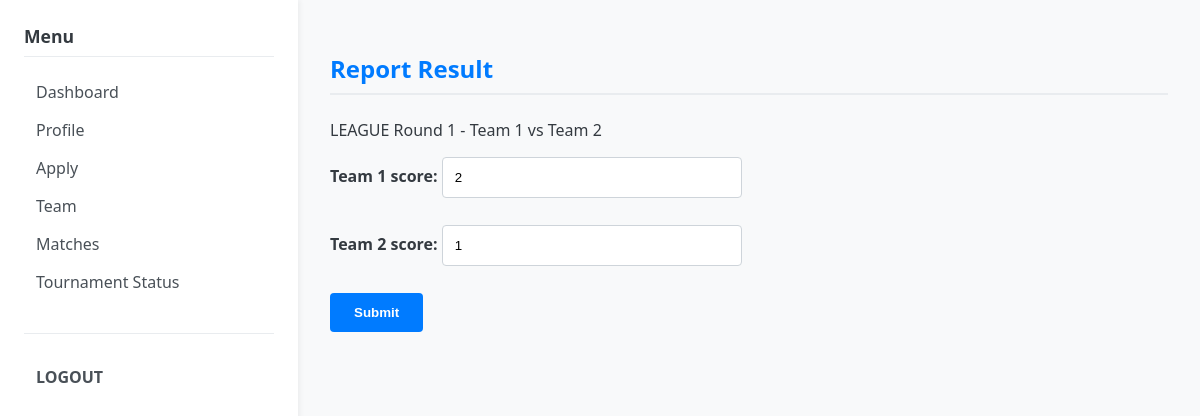
Page /user/matches/1/report (signed in) on the earlier database version.
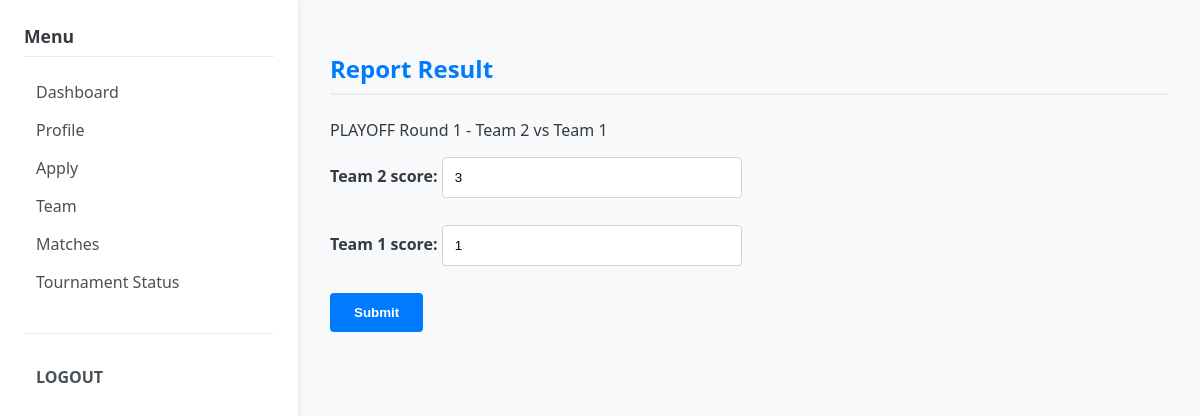
Same page on the later database version.
### models.py (models this page shows)
class Match(db.Model):
    __tablename__ = "matches"
    id = db.Column(db.Integer, primary_key=True)
    tournament_id = db.Column(db.Integer, db.ForeignKey("tournaments.id"), nullable=False)
    stage = db.Column(db.String(16), default="LEAGUE")  # LEAGUE / PLAYOFF / FINAL
    round_no = db.Column(db.Integer)    # 라운드 번호(1,2,3,...)
    match_no = db.Column(db.Integer)    # 해당 라운드 내 경기 번호
    team1_id = db.Column(db.Integer, db.ForeignKey("teams.id"), nullable=False)
    team2_id = db.Column(db.Integer, db.ForeignKey("teams.id"), nullable=False)
    scheduled_at = db.Column(db.DateTime)
    status = db.Column(db.String(16), default="SCHEDULED")  # SCHEDULED / DONE
    team1_score = db.Column(db.Integer)
    team2_score = db.Column(db.Integer)
    winner_team_id = db.Column(db.Integer, db.ForeignKey("teams.id"))
    tournament = db.relationship("Tournament")
    team1 = db.relationship("Team", foreign_keys=[team1_id])
    team2 = db.relationship("Team", foreign_keys=[team2_id])
    winner_team = db.relationship("Team", foreign_keys=[winner_team_id])

class Team(db.Model):
    __tablename__ = "teams"
    id = db.Column(db.Integer, primary_key=True)
    name = db.Column(db.String(64), nullable=False)
    tournament_id = db.Column(db.Integer, db.ForeignKey("tournaments.id"), nullable=False)
    captain_user_id = db.Column(db.Integer, db.ForeignKey("users.id"))
    tournament = db.relationship("Tournament", back_populates="teams")
    members = db.relationship("TeamMember", back_populates="team")
    captain = db.relationship("User", foreign_keys=[captain_user_id])

### app.py (the view, shortened to what this page needs)
@app.route("/user/matches/<int:match_id>/report", methods=["GET", "POST"])
@login_required(role="USER")
def user_match_report(match_id):
    user = current_user()
    m = Match.query.get_or_404(match_id)
    tournament = Tournament.query.get(m.tournament_id)
    my_participant = Participant.query.filter_by(
        user_id=user.id, tournament_id=tournament.id
    ).first()
    if not my_participant or not my_participant.team_membership:
        flash("You are not in any team for this tournament.")
        return redirect(url_for("user_matches"))
    my_team = my_participant.team_membership.team
    if my_team.id not in (m.team1_id, m.team2_id):
        flash("You are not a player in this match.")
        return redirect(url_for("user_matches"))
    if my_team.captain_user_id != user.id:
        flash("Only the team captain can report results.")
        return redirect(url_for("user_matches"))
    return render_template("user/match_report.html", match=m)

### app.py (called while the page is built)
def current_user():
    user_id = session.get("user_id")
    if not user_id:
        return None
    user = User.query.get(user_id)
    return user

def login_required(role=None):
    def decorator(fn):
        from functools import wraps
        @wraps(fn)
        def wrapper(*args, **kwargs):
            user = current_user()
            active_role = session.get("role")
            if not user or not active_role:
                return redirect(url_for("login_page"))
            if role and active_role != role:
                flash("Permission denied. You are logged in as " + active_role + ".")
                return redirect(url_for("login_page"))
            return fn(*args, **kwargs)
        return wrapper
    return decorator

@app.context_processor
def inject_helpers():
    return dict(
        calculate_estimated_score=calculate_estimated_score,
        get_user_score=get_user_score,
        get_member_weighted_score=get_member_weighted_score,
    )

### templates/user/match_report.html
{% extends "base.html" %}
{% block content %}
<h2>Report Result</h2>
<p>{{ match.stage }} Round {{ match.round_no }} - {{ match.team1.name }} vs {{ match.team2.name }}</p>
<form action="{{ url_for('user_match_report', match_id=match.id) }}" method="post">
    <label>{{ match.team1.name }} score:
        <input type="number" name="team1_score" value="{{ match.team1_score or 0 }}">
    </label>
    <br>
    <label>{{ match.team2.name }} score:
        <input type="number" name="team2_score" value="{{ match.team2_score or 0 }}">
    </label>
    <br>
    <button type="submit">Submit</button>
</form>
{% endblock %}

Differences in the rows shown:
changed Match: stage "LEAGUE" → "PLAYOFF"; team1_score "2" → "3"
Other differences:
{{ match.team1.name }}: "Team 1" → "Team 2"
{{ match.team2.name }}: "Team 2" → "Team 1"
